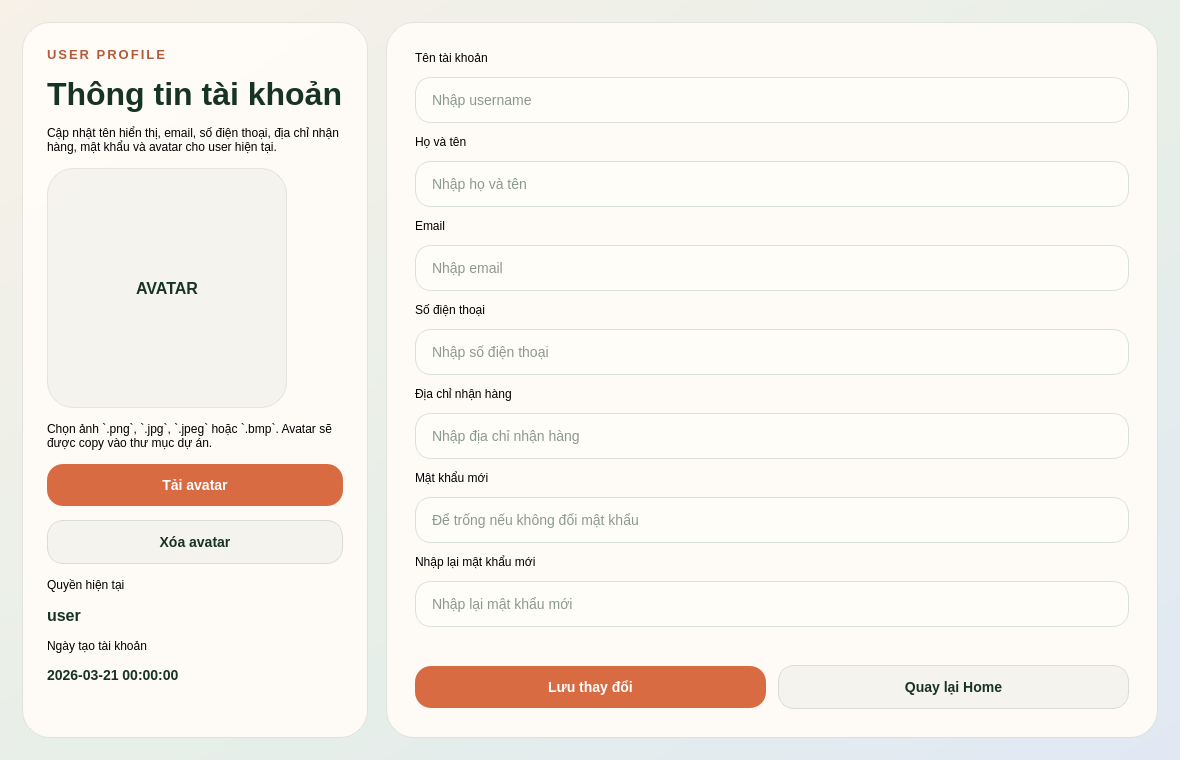
<?xml version="1.0" encoding="UTF-8"?>
<ui version="4.0">
 <class>UserWindow</class>
 <widget class="QMainWindow" name="UserWindow">
  <property name="geometry">
   <rect>
    <x>0</x>
    <y>0</y>
    <width>1180</width>
    <height>760</height>
   </rect>
  </property>
  <property name="minimumSize">
   <size>
    <width>1040</width>
    <height>700</height>
   </size>
  </property>
  <property name="windowTitle">
   <string>PET STORE | User</string>
  </property>
  <property name="styleSheet">
   <string notr="true">#centralwidget {
    background: qlineargradient(x1:0, y1:0, x2:1, y2:1, stop:0 #f7f1e8, stop:0.55 #e7efe8, stop:1 #e1e8f4);
    font-family: &quot;Segoe UI&quot;;
}

QFrame#profileCard,
QFrame#formCard {
    background-color: rgba(255, 252, 247, 245);
    border: 1px solid rgba(24, 57, 43, 25);
    border-radius: 28px;
}

QLabel#lblPageTag {
    color: #b25b3a;
    font-size: 10pt;
    font-weight: 700;
    letter-spacing: 2px;
}

QLabel#lblPageTitle {
    color: #173326;
    font-size: 24pt;
    font-weight: 700;
}

QLabel#lblPageSubtitle,
QLabel#lblAvatarHint,
QLabel#lblRoleTitle,
QLabel#lblCreatedAtTitle,
QLabel#lblRoleValue,
QLabel#lblCreatedAtValue,
QLabel#lblUsernameTitle,
QLabel#lblFullNameTitle,
QLabel#lblEmailTitle,
QLabel#lblPhoneTitle,
QLabel#lblAddressTitle,
QLabel#lblPasswordTitle,
QLabel#lblConfirmPasswordTitle {
    color: #506056;
}

QLabel#lblAvatarPreview {
    background-color: rgba(24, 57, 43, 10);
    border: 1px solid rgba(24, 57, 43, 25);
    border-radius: 26px;
    color: #173326;
    font-size: 12pt;
    font-weight: 700;
}

QLineEdit {
    min-height: 44px;
    background-color: #fffdf8;
    border: 1px solid #d8e1d8;
    border-radius: 16px;
    padding: 0 14px;
    color: #173326;
    font-size: 10.5pt;
}

QLineEdit:focus {
    border: 2px solid #d96b43;
}

QPushButton {
    min-height: 42px;
    border-radius: 16px;
    border: none;
    font-size: 10.5pt;
    font-weight: 700;
    padding: 0 16px;
}

QPushButton#btnSaveUser,
QPushButton#btnChooseAvatar {
    background-color: #d96b43;
    color: white;
}

QPushButton#btnSaveUser:hover,
QPushButton#btnChooseAvatar:hover {
    background-color: #c45e39;
}

QPushButton#btnBackHome,
QPushButton#btnClearAvatar {
    background-color: rgba(24, 57, 43, 10);
    color: #173326;
    border: 1px solid rgba(24, 57, 43, 35);
}
</string>
  </property>
  <widget class="QWidget" name="centralwidget">
   <layout class="QHBoxLayout" name="rootLayout">
    <property name="spacing">
     <number>18</number>
    </property>
    <property name="leftMargin">
     <number>22</number>
    </property>
    <property name="topMargin">
     <number>22</number>
    </property>
    <property name="rightMargin">
     <number>22</number>
    </property>
    <property name="bottomMargin">
     <number>22</number>
    </property>
    <item stretch="2">
     <widget class="QFrame" name="profileCard">
      <property name="frameShape">
       <enum>QFrame::StyledPanel</enum>
      </property>
      <property name="frameShadow">
       <enum>QFrame::Raised</enum>
      </property>
      <layout class="QVBoxLayout" name="profileLayout">
       <property name="leftMargin">
        <number>24</number>
       </property>
       <property name="topMargin">
        <number>24</number>
       </property>
       <property name="rightMargin">
        <number>24</number>
       </property>
       <property name="bottomMargin">
        <number>24</number>
       </property>
       <property name="spacing">
        <number>14</number>
       </property>
       <item>
        <widget class="QLabel" name="lblPageTag">
         <property name="text">
          <string>USER PROFILE</string>
         </property>
        </widget>
       </item>
       <item>
        <widget class="QLabel" name="lblPageTitle">
         <property name="text">
          <string>Thông tin tài khoản</string>
         </property>
        </widget>
       </item>
       <item>
         <widget class="QLabel" name="lblPageSubtitle">
          <property name="text">
           <string>Cập nhật tên hiển thị, email, số điện thoại, địa chỉ nhận hàng, mật khẩu và avatar cho user hiện tại.</string>
          </property>
         <property name="wordWrap">
          <bool>true</bool>
         </property>
        </widget>
       </item>
       <item>
        <widget class="QLabel" name="lblAvatarPreview">
         <property name="minimumSize">
          <size>
           <width>240</width>
           <height>240</height>
          </size>
         </property>
         <property name="maximumSize">
          <size>
           <width>240</width>
           <height>240</height>
          </size>
         </property>
         <property name="alignment">
          <set>Qt::AlignCenter</set>
         </property>
         <property name="text">
          <string>AVATAR</string>
         </property>
        </widget>
       </item>
       <item>
        <widget class="QLabel" name="lblAvatarHint">
         <property name="text">
          <string>Chọn ảnh `.png`, `.jpg`, `.jpeg` hoặc `.bmp`. Avatar sẽ được copy vào thư mục dự án.</string>
         </property>
         <property name="wordWrap">
          <bool>true</bool>
         </property>
        </widget>
       </item>
       <item>
        <widget class="QPushButton" name="btnChooseAvatar">
         <property name="text">
          <string>Tải avatar</string>
         </property>
        </widget>
       </item>
       <item>
        <widget class="QPushButton" name="btnClearAvatar">
         <property name="text">
          <string>Xóa avatar</string>
         </property>
        </widget>
       </item>
       <item>
        <widget class="QLabel" name="lblRoleTitle">
         <property name="text">
          <string>Quyền hiện tại</string>
         </property>
        </widget>
       </item>
       <item>
        <widget class="QLabel" name="lblRoleValue">
         <property name="styleSheet">
          <string notr="true">color: #173326; font-size: 12pt; font-weight: 700;</string>
         </property>
         <property name="text">
          <string>user</string>
         </property>
        </widget>
       </item>
       <item>
        <widget class="QLabel" name="lblCreatedAtTitle">
         <property name="text">
          <string>Ngày tạo tài khoản</string>
         </property>
        </widget>
       </item>
       <item>
        <widget class="QLabel" name="lblCreatedAtValue">
         <property name="styleSheet">
          <string notr="true">color: #173326; font-size: 10.5pt; font-weight: 700;</string>
         </property>
         <property name="text">
          <string>2026-03-21 00:00:00</string>
         </property>
        </widget>
       </item>
       <item>
        <spacer name="profileSpacer">
         <property name="orientation">
          <enum>Qt::Vertical</enum>
         </property>
         <property name="sizeHint" stdset="0">
          <size>
           <width>20</width>
           <height>40</height>
          </size>
         </property>
        </spacer>
       </item>
      </layout>
     </widget>
    </item>
    <item stretch="3">
     <widget class="QFrame" name="formCard">
      <property name="frameShape">
       <enum>QFrame::StyledPanel</enum>
      </property>
      <property name="frameShadow">
       <enum>QFrame::Raised</enum>
      </property>
      <layout class="QVBoxLayout" name="formLayout">
       <property name="leftMargin">
        <number>28</number>
       </property>
       <property name="topMargin">
        <number>28</number>
       </property>
       <property name="rightMargin">
        <number>28</number>
       </property>
       <property name="bottomMargin">
        <number>28</number>
       </property>
       <property name="spacing">
        <number>12</number>
       </property>
       <item>
        <widget class="QLabel" name="lblUsernameTitle">
         <property name="text">
          <string>Tên tài khoản</string>
         </property>
        </widget>
       </item>
       <item>
        <widget class="QLineEdit" name="inputUsername">
         <property name="placeholderText">
          <string>Nhập username</string>
         </property>
        </widget>
       </item>
       <item>
        <widget class="QLabel" name="lblFullNameTitle">
         <property name="text">
          <string>Họ và tên</string>
         </property>
        </widget>
       </item>
       <item>
        <widget class="QLineEdit" name="inputFullName">
         <property name="placeholderText">
          <string>Nhập họ và tên</string>
         </property>
        </widget>
       </item>
       <item>
        <widget class="QLabel" name="lblEmailTitle">
         <property name="text">
          <string>Email</string>
         </property>
        </widget>
       </item>
       <item>
        <widget class="QLineEdit" name="inputEmail">
         <property name="placeholderText">
          <string>Nhập email</string>
         </property>
        </widget>
       </item>
        <item>
         <widget class="QLabel" name="lblPhoneTitle">
          <property name="text">
           <string>Số điện thoại</string>
          </property>
         </widget>
        </item>
        <item>
         <widget class="QLineEdit" name="inputPhone">
          <property name="placeholderText">
           <string>Nhập số điện thoại</string>
          </property>
         </widget>
        </item>
        <item>
         <widget class="QLabel" name="lblAddressTitle">
          <property name="text">
           <string>Địa chỉ nhận hàng</string>
          </property>
         </widget>
        </item>
        <item>
         <widget class="QLineEdit" name="inputAddress">
          <property name="placeholderText">
           <string>Nhập địa chỉ nhận hàng</string>
          </property>
         </widget>
        </item>
        <item>
         <widget class="QLabel" name="lblPasswordTitle">
          <property name="text">
           <string>Mật khẩu mới</string>
         </property>
        </widget>
       </item>
       <item>
        <widget class="QLineEdit" name="inputPassword">
         <property name="echoMode">
          <enum>QLineEdit::Password</enum>
         </property>
         <property name="placeholderText">
          <string>Để trống nếu không đổi mật khẩu</string>
         </property>
        </widget>
       </item>
       <item>
        <widget class="QLabel" name="lblConfirmPasswordTitle">
         <property name="text">
          <string>Nhập lại mật khẩu mới</string>
         </property>
        </widget>
       </item>
       <item>
        <widget class="QLineEdit" name="inputConfirmPassword">
         <property name="echoMode">
          <enum>QLineEdit::Password</enum>
         </property>
         <property name="placeholderText">
          <string>Nhập lại mật khẩu mới</string>
         </property>
        </widget>
       </item>
       <item>
        <spacer name="formSpacer">
         <property name="orientation">
          <enum>Qt::Vertical</enum>
         </property>
         <property name="sizeHint" stdset="0">
          <size>
           <width>20</width>
           <height>40</height>
          </size>
         </property>
        </spacer>
       </item>
       <item>
        <layout class="QHBoxLayout" name="actionLayout">
         <property name="spacing">
          <number>12</number>
         </property>
         <item>
          <widget class="QPushButton" name="btnSaveUser">
           <property name="text">
            <string>Lưu thay đổi</string>
           </property>
          </widget>
         </item>
         <item>
          <widget class="QPushButton" name="btnBackHome">
           <property name="text">
            <string>Quay lại Home</string>
           </property>
          </widget>
         </item>
        </layout>
       </item>
      </layout>
     </widget>
    </item>
   </layout>
  </widget>
 </widget>
 <resources/>
 <connections/>
</ui>
